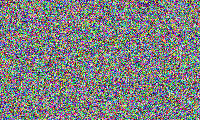
#> input picture models/test-vectors/dhash/noise-200x120-s7.png, 200 x 120 px
$ python -i blur.py   (imports and definitions only)
#> lines starting #> are read from the running program, lines starting #| are printed output that depends on the picture
#> further down, picture is the input picture: PIL image 200x120 RGB; mean R, G, B 126.1, 128, 128
"""The two blur levels a partner may see (ADR-004, ADR-029, ADR-031).

Every crop is first scaled to OUTPUT_SIZE, up or down, so a 54 px avatar and a 500 px photo get the
same blur relative to what they show. The default view (stored as "heavy") is a heavy Gaussian blur:
colour and rough shape only. The peek (stored as "medium") is a light blur shown for at most three
seconds, enough to tell a false alarm from explicit content at a glance. Both are written as WebP at
a fixed output size so file size says nothing about the original.
"""

from __future__ import annotations

import io

from PIL import Image, ImageFilter

OUTPUT_SIZE = 256
DEFAULT_RADIUS = OUTPUT_SIZE / 12   # heavy: about 21 px on 256; shape and colour only
PEEK_RADIUS = OUTPUT_SIZE / 32      # light: 8 px on 256, a little clearer than the old default


def _fit(image: Image.Image) -> Image.Image:
    img = image.convert("RGB")
    w, h = img.size
#> w = 200; h = 120
    scale = OUTPUT_SIZE / max(w, h)
#> scale = 1.28
    return img.resize((max(1, round(w * scale)), max(1, round(h * scale))), Image.Resampling.LANCZOS)
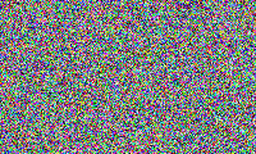
#> returned value: PIL image 256x154 RGB; mean R, G, B 126.1, 128, 128


def heavy(image: Image.Image) -> Image.Image:
    """The default view: a heavy blur."""
    return _fit(image).filter(ImageFilter.GaussianBlur(radius=DEFAULT_RADIUS))
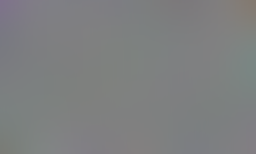
#> returned value: PIL image 256x154 RGB; mean R, G, B 125.9, 127.5, 128.2


def medium(image: Image.Image) -> Image.Image:
    """The timed peek: a light blur."""
    return _fit(image).filter(ImageFilter.GaussianBlur(radius=PEEK_RADIUS))


def to_webp(image: Image.Image, quality: int = 70) -> bytes:
    buf = io.BytesIO()
    image.save(buf, format="WEBP", quality=quality)
    return buf.getvalue()

>>> from PIL import Image
>>> picture = Image.open('../../../models/test-vectors/dhash/noise-200x120-s7.png')
>>> result = heavy(picture)

$ run again, on models/test-vectors/dhash/noise-48x48-s1.png
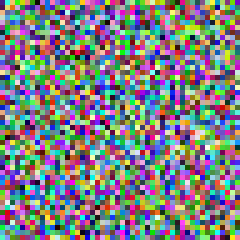
#> input picture models/test-vectors/dhash/noise-48x48-s1.png, 48 x 48 px (shown 5 times larger)
#> picture is the input picture: PIL image 48x48 RGB; mean R, G, B 125.7, 127.7, 129.4
#> in _fit, `return img.resize((max(1, round(w * scale)), max(1, round(h * scale)))..`:
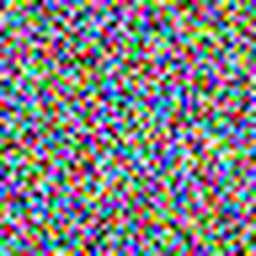
#> returned value: PIL image 256x256 RGB; mean R, G, B 125.7, 127.7, 129.4
#> in heavy, `return _fit(image).filter(ImageFilter.GaussianBlur(radius=DEFAULT_RADI..`:
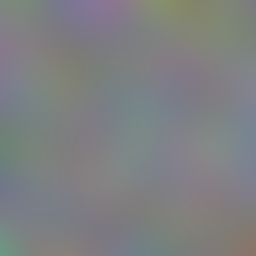
#> returned value: PIL image 256x256 RGB; mean R, G, B 126, 127.8, 129.6
